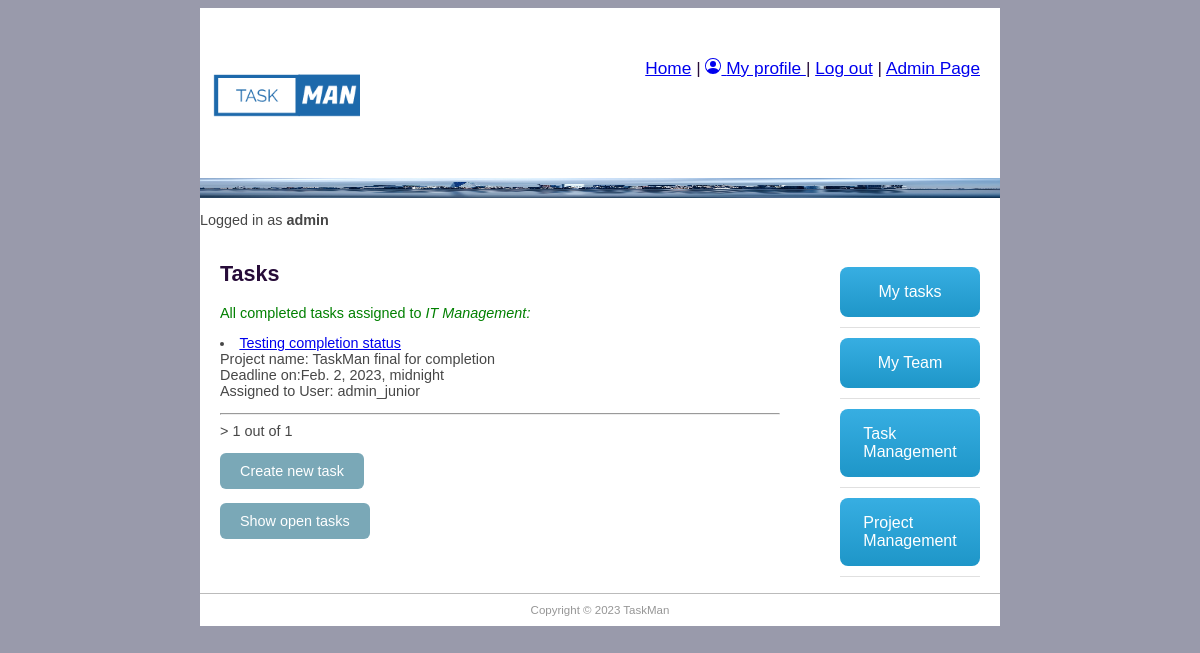
The page /taskman/alltasksc/ (signed in) on the database its author committed.
### taskman/models.py (models this page shows, shortened)
class Employee(models.Model):
    user = models.OneToOneField(User, on_delete=models.CASCADE)
    group_id = models.ForeignKey(Group, help_text='Assign to a team', on_delete=models.SET_NULL, null=True, blank=True)
    photo = models.ImageField(default='default.png', upload_to='profile_pics')
    team_role = models.ForeignKey(TeamRole, help_text='Assign a position', on_delete=models.SET_NULL, null=True, blank=True)
    task_number = models.IntegerField('Number of tasks assigned', default=0)

class TaskInstance(models.Model):
    project_id = models.ForeignKey('Project', help_text='Assign to a task', on_delete=models.SET_NULL, null=True, blank=True)
    job_title = models.CharField('Task title', max_length=200, help_text='Enter Task role', null=True, blank=True)
    description = models.TextField('Description', max_length=2000, help_text='Enter task description', null=True, blank=True)
    enddate = models.DateTimeField('Requested finish date', null=True, blank=True)
    completed_on = models.BooleanField('Completed', default=False)
    assign_employees = models.ForeignKey(Employee, help_text='Select employees to task', on_delete=models.CASCADE)

class Project(models.Model):
    title = models.CharField('Project title', max_length=100, help_text='Enter project title')
    description = models.TextField('Description', max_length=2000, help_text='Enter project description')
    group_id = models.ForeignKey(Group, help_text='Assign to a team', blank=True, on_delete=models.SET_NULL, null=True)
    employee_req = models.IntegerField('Number of employees expected. Min:1', default=0, validators=[MinValueValidator(1)])
    enddate = models.DateTimeField('Requested finish date', null=True, blank=True)
    created_on = models.DateTimeField(editable=False, auto_now_add=True)
    updated_on = models.DateTimeField(editable=False, auto_now_add=True)
    completed_on = models.BooleanField('Completed', default=False)

### taskman/views.py (the view)
# urls.py: path('alltasksc/', views.AllTaskCListView.as_view(), name='all_tasks_c'),
class AllTaskCListView(LoginRequiredMixin, generic.ListView):
    model = TaskInstance
    paginate_by = 5
    template_name = 'all_tasks_completed.html'
    def get_context_data(self, **kwargs):
        context = super().get_context_data(**kwargs)
        current_employee = Employee.objects.get(user=self.request.user)
        context['current_employee'] = current_employee
        return context
    def get_queryset(self):
        current_employee = Employee.objects.get(user=self.request.user)
        task_list = TaskInstance.objects.filter(project_id__group_id__id=current_employee.group_id.id) \
            .filter(completed_on=True)
        return task_list

### taskman/templates/all_tasks_completed.html (shortened to what this page needs)
{% extends "base.html" %}
{% block content %}
<h1>Tasks</h1>
<p style="color:green">All completed tasks assigned to <em>{{current_employee.group_id}}:</em> </p>
{% for tasks_obj in taskinstance_list %}
<li> <a href="{% url 'task-detail' tasks_obj.id %}">{{tasks_obj.job_title}}</a> <br>Project name: {{tasks_obj.project_id.title}}
    <br> Deadline on:{{tasks_obj.enddate}} <br>Assigned to User: {{tasks_obj.assign_employees.user.username}}</li>
{% endfor %}
<hr>
<div class="pagination"><span class="step-links">>
        <span class="current">
            {{ page_obj.number }} out of {{ page_obj.paginator.num_pages }}</span>
    </span></div>
<a class="button-cool" href="{% url 'task-new' %}">Create new task</a>
<a class="button-cool" href="{% url 'all_tasks' %}">Show open tasks</a>
{% endblock %}

### taskman/templates/base.html (shortened to what this page needs)
{% load static %}
<!doctype html>
<html>
  <head>
    <link href="{% static 'css/main.css' %}" rel="stylesheet" type="text/css">
  </head>
  <body>
    <div id="wrapper">
    <header id="header">
      <div id="logo"><img src="{% static 'css/logo.png' %}" alt="" width="150" height="150"/></div>
      <div id="top_menu"><a href="/">Home</a> |
        {% if user.is_authenticated%}
            <a href="{% url 'employee-page' %}">
                My profile
            </a>
              | <a href="{% url 'logout' %}">Log out</a>
            {% else%}
            <a href="{% url 'login' %}">Login</a>
        {% endif %}
          | <a href="{% url 'admin:index' %}">Admin Page</a>
        </div>
      <div id="topbanner"><img src="{% static 'css/pexels-pixabay-290595.jpg' %}" alt="" width="800" height="20"/></div>
        <p>Logged in as <strong>{{user.username}}</strong></p>
    </header>
      <aside id="rightsidebar">
      <nav id="nav">
        {% if user.is_authenticated%}
          <ul>
            <li><a href="{% url 'tasks_name' %}" class="button-43">My tasks</a></li>
            <li><a href="{% url 'my-team' %}" class="button-43">My Team</a></li>
                {% if current_employee.team_role.name == 'Manager' or current_employee.team_role.name == 'Team Lead' or current_employee.team_role.name == 'Senior' %}
                <li><a href="{% url 'all_tasks' %}" class="button-43">Task Management</a></li>
                {% endif %}
                {% if current_employee.team_role.name == 'Manager' or current_employee.team_role.name == 'Team Lead'%}
                <li><a href="{% url 'all_projects' %}" class="button-43">Project Management</a></li>
                {% endif %}
          </ul>
        {% endif %}
      </nav>
    </aside>
    <section id="main">
      {% block content %}{% endblock content %}
    </section>
    <footer id="footer">Copyright &copy;
       TaskMan
    </footer>
    </div>
  </body>
</html>

### taskman/static/css/main.css (style rules this page uses)
#header { border-style: none; width: 800px; height: auto; }
#wrapper { margin-top: 0px; margin-left: auto; margin-right: auto; background-color: #FFFFFF; width: 800px; }
body { background-color: #999AAB; font-family: "Trebuchet MS", Helvetica, sans-serif; font-size: 0.9em; text-align: justify; color: #474747; }
h1 { color: #270c39; }
#footer { text-align: center; font-size: 0.8em; padding-top: 10px; padding-bottom: 10px; background-color: #FFFFFF; border-top: thin solid #BBBBBB; clear: both; color: #969696; }
#nav li { padding-top: 10px; padding-bottom: 10px; font-size: 1em; list-style-type: none; border-bottom: thin solid #e0e0e0; color: #1e9d36; left: 0px; list-style-position: inside; }
#nav li a { text-decoration: none; }
#rightsidebar { width: 180px; height: 350px; float: right; padding-right: 20px; }
#main { width: 560px; float: left; margin: 0 10px 50px 20px; padding-right: 10px; }
#logo { padding: 10px; float: left; }
#top_menu { float: right; padding: 50px 20px 0px 0px; font-size: 1.2em; color: #270c39; }
.button-43 { background-image: linear-gradient(-180deg, #37AEE2 0%, #1E96C8 100%); border-radius: .5rem; box-sizing: border-box; color: #FFFFFF; display: flex; font-size: 16px; justify-content: center; padding: 1rem 1.75rem; text-decoration: none; width: 100%; border: 0; cursor: pointer; user-select: none; -webkit-user-select: none; touch-action: manipulation; }
@media (min-width: 768px) { .button-43 { padding: 1rem 2rem; } }
.button-cool { display: inline-block; padding: 10px 20px; text-align: center; text-decoration: none; color: #ffffff; background-color: #7aa8b7; border-radius: 6px; outline: none; }

### taskman/templates/all_tasks_completed.html (style rules this page uses)
.button-cool { display: inline-block; padding: 10px 20px; text-align: center; text-decoration: none; color: #ffffff; background-color: #7aa8b7; border-radius: 6px; outline: none; }

### rows shown on the page
Employee: group_id "IT Management"
TaskInstance: job_title "Testing completion status", project_id "TaskMan final for completion", enddate "Feb. 2, 2023, midnight", assign_employees.user.username "admin_junior"

### other values the page prints
{{ user.username }} "admin"
{{ page_obj.number }} "1"
{{ page_obj.paginator.num_pages }} "1"
